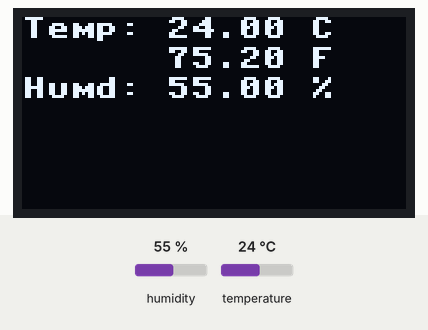
Bench run of a program on a simulated MicroPython board. On the bench: 128×64 one-colour display. The test bench sets the inputs (shaded band); at power-on: humidity 55 %, temperature 24 °C. Library files of the repository ran but are not shown: ahtx0.py; what the program prints to the serial console is not drawn.

Above: at 1.2 s.
1.3 s: humidity set to 22 %
At 5.6 s:
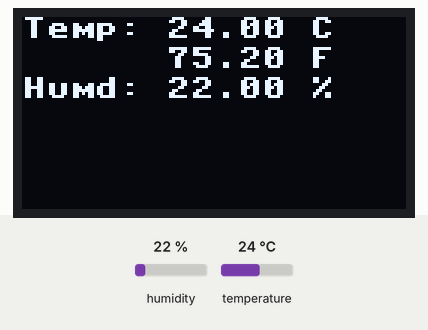
6.6 s: temperature set to 12 °C
At 11.3 s:
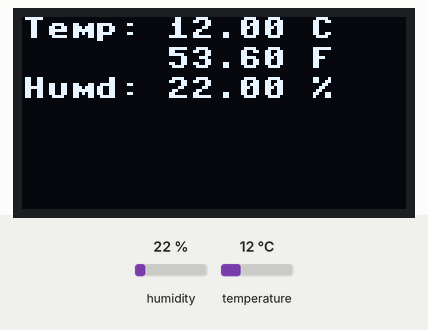
11.6 s: humidity set to 40 %
At 16.3 s:
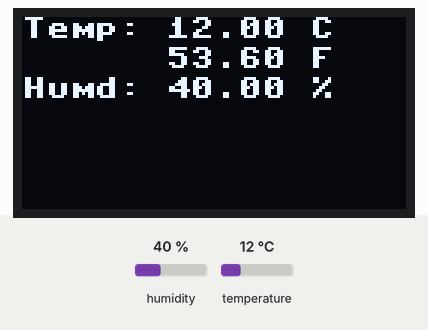
16.6 s: temperature set to 19 °C
At 21.1 s:
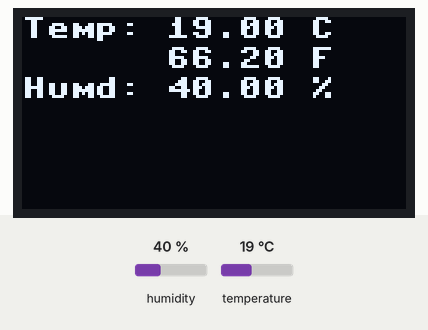
Timing chart, 0 to 22.6 s (numbered marks = the images above; inputs shaded):
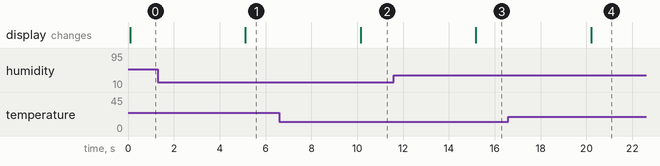

Measured:
- after the input at 1.3 s, the display: changes after 3.8 s (image 1)
- after the input at 6.6 s, the display: changes after 3.5 s (image 2)
- after the input at 11.6 s, the display: changes after 3.6 s (image 3)
- after the input at 16.6 s, the display: changes after 3.6 s (image 4)

The program:

project_4b_sensor.py
```python
"""
This program uses an AHT10 temperature and humidity sensor. it will
periodically take measurements and report the values. The information
will be pritned to the console. This version of the code also displays
the information on the SSD1306 OLED screen.
"""

import time
from machine import Pin, SoftI2C

# When you are using a complex component (something more than an LED,
# switch, button, etc.), there will often be libraries available that
# you can search for and find online. These libraries are collections
# of functions that someone else wrote code for and that you can reuse
# without having to write your own code. The ahtx0 library we are
# importing below is a library that knows how to talk to our temperature
# and humidity sensor
import ahtx0

# Here we import another library that knows how to draw things on the
# small screen that's included in the kit
import ssd1306

# I2C is a type of protocol. That is, a language that two devices can use
# to communicate with each other. The SoftI2C class allows us to define
# which pins on the microcontroller that we are using and returns an interface
# we can use in code to read and write messages to each device.
i2c_sensor = SoftI2C(scl=Pin(7), sda=Pin(6))

# create another I2C device to control our screen
i2c_oled = SoftI2C(scl=Pin(7), sda=Pin(5))

# This tells the ahtx0 library that we have connected our device to
# the pins we have defined above
sensor = ahtx0.AHT10(i2c_sensor)

# set up the OLED screen with a width of 128 and height of 64 and
# attach it to our I2C pins
oled = ssd1306.SSD1306_I2C(128, 64, i2c_oled)

# This loop will run forever and print out the current temperature and
# humidity. The sensor device we are using measures temperature in
# celcius. Our code takes that and converts it to fahrenheit and then
# prints out both values.
while True:
    # read the measurement from the sensor
    celcius = sensor.temperature
    humidity = sensor.relative_humidity

    # convert the temperature from celcius to fahrenheit
    fahrenheit = celcius * (9/5) + 32

    # print the values to the terminal
    print(f"\nTemp: {celcius:0.2f} °C, {fahrenheit:0.2f} °F")
    print(f"Humidity: {humidity:0.2f} %")

    # first, erase the previous contents of the screen (fills all pixels with black)
    oled.fill(0)

    # then write out our strings to the screen buffer
    oled.text(f"Temp: {celcius:0.2f} C", 0, 0)
    oled.text(f"      {fahrenheit:0.2f} F", 0, 10)
    oled.text(f"Humd: {humidity:0.2f} %", 0, 20)

    # finally, we have to call show so that the screen updates all of the new contents
    oled.show()

    # wait a few seconds for the sensor to reset and then loop again
    time.sleep(5)
```
